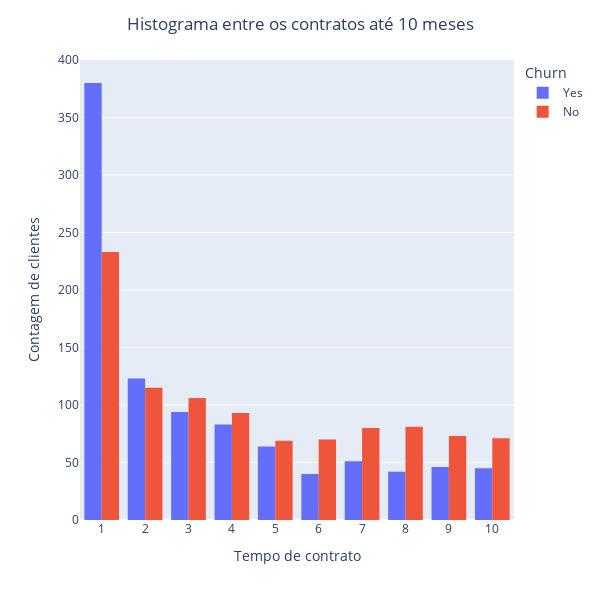

Notebook code cell kept with this figure:
### Code cell
temp = df.query('MESES_CONTRATO <= 10')
temp = temp.sort_values(by = 'MESES_CONTRATO', ascending = True)


fig = px.histogram(temp, x='MESES_CONTRATO', color = 'target', barmode = 'group')

bota_titulo('Histograma entre os contratos até 10 meses')

fig.update_layout(legend_title = 'Churn')

fig.update_xaxes(title_text='Tempo de contrato',
                 type = 'category')
fig.update_yaxes(title_text='Contagem de clientes')


fig.for_each_trace(lambda t: t.update(hovertemplate=t.hovertemplate.replace("MESES_CONTRATO", "Tempo de contrato")))
fig.for_each_trace(lambda t: t.update(hovertemplate=t.hovertemplate.replace("count", "Nº clientes")))
fig.for_each_trace(lambda t: t.update(hovertemplate=t.hovertemplate.replace("target", "Churn")))


fig.show()

### Figure 1 — Plotly figure (JSON) as saved in the notebook; plotly's stock layout.template omitted (floating-point values rounded to 4 significant figures; data arrays with more than 128 entries replaced by an {"elided": "..."} marker saying what was removed)
{"data": [{"alignmentgroup": "True", "bingroup": "x", "hovertemplate": "Churn=Yes<br>Tempo de contrato=%{x}<br>Nº clientes=%{y}<extra></extra>", "legendgroup": "Yes", "marker": {"color": "#636efa", "pattern": {"shape": ""}}, "name": "Yes", "offsetgroup": "Yes", "orientation": "v", "showlegend": true, "type": "histogram", "x": {"elided": "968 int values"}, "xaxis": "x", "yaxis": "y"}, {"alignmentgroup": "True", "bingroup": "x", "hovertemplate": "Churn=No<br>Tempo de contrato=%{x}<br>Nº clientes=%{y}<extra></extra>", "legendgroup": "No", "marker": {"color": "#EF553B", "pattern": {"shape": ""}}, "name": "No", "offsetgroup": "No", "orientation": "v", "showlegend": true, "type": "histogram", "x": {"elided": "991 int values"}, "xaxis": "x", "yaxis": "y"}], "layout": {"autosize": false, "barmode": "group", "height": 600, "legend": {"title": {"text": "Churn"}, "tracegroupgap": 0}, "margin": {"t": 60}, "title": {"text": "Histograma entre os contratos até 10 meses", "x": 0.5, "xanchor": "center"}, "width": 600, "xaxis": {"anchor": "y", "domain": [0, 1], "title": {"text": "Tempo de contrato"}, "type": "category"}, "yaxis": {"anchor": "x", "domain": [0, 1], "title": {"text": "Contagem de clientes"}}}}
